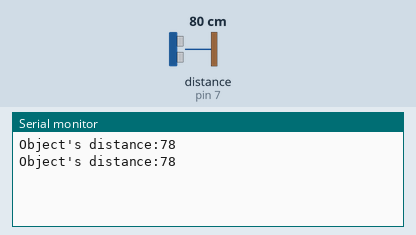
Bench run of a sketch on a simulated Arduino Uno, built with avr-gcc and run on an emulated ATmega328P. On the bench: the last lines printed to the serial monitor. Wiring (inferred from the names in the program): ultrasonic range finder: trigger pin 8; echo pin 7. The inputs (shaded band) are chosen by the test bench; at power-on: distance to the obstacle (sensor on pin 7) 80 cm. The echo pulse lasts 58.3 µs per cm.

Above: at 5.8 s.
5.9 s: distance to the obstacle (sensor on pin 7) set to 2 cm
At 11.5 s:
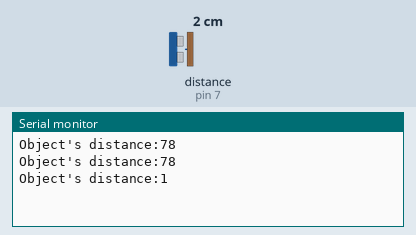
11.9 s: distance to the obstacle (sensor on pin 7) set to 4 cm
At 15.3 s:
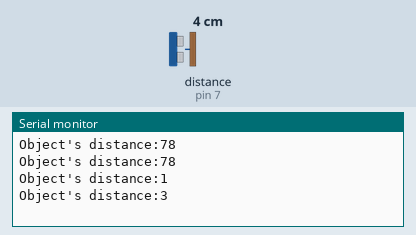
Timing chart, 0 to 16.8 s (numbered marks = the images above; inputs shaded):
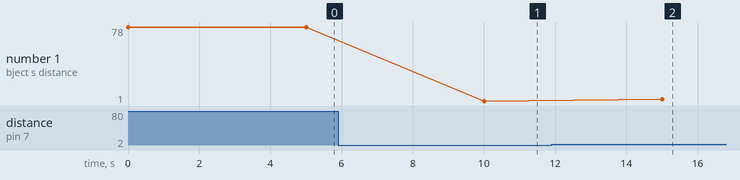

The sketch:

distanceSensor.ino
```cpp
#include <Arduino.h>

const int echoPin = 7;
const int triggerPin = 8;

const int delayTime = 5000;

long duration;
int distance;

void setup(){
	pinMode(triggerPin,OUTPUT);
	pinMode(echoPin,INPUT);
	//Serial.begin(115200);
	Serial.begin(9600);
}

void loop(){
	digitalWrite(triggerPin,HIGH);
	digitalWrite(triggerPin,LOW);
	//delay(delayTime);
	duration = pulseIn(echoPin,HIGH);

	distance = duration*0.034/2;

	Serial.print("Object's distance:");
	Serial.println(distance);
	delay(delayTime);
}
```

Measured:
- after the input at 5.9 s, the serial monitor: prints a new line after 4.1 s (image 1)
- after the input at 11.9 s, the serial monitor: prints a new line after 3.1 s (image 2)
- plotted number 1: 78 → 1 after the input at 5.9 s, 1 → 3 after the input at 11.9 s
